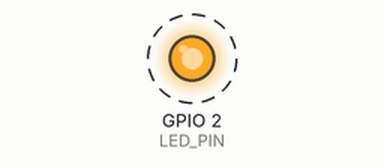
Bench run of a sketch on a simulated ESP32. On the bench: output pins drawn as LEDs (lit = HIGH). Dashed ring = blinking. What the sketch prints to the serial monitor is not drawn.

Above: at 0.5 s.
Timing chart, 0 to 4.6 s (numbered marks = the images above):
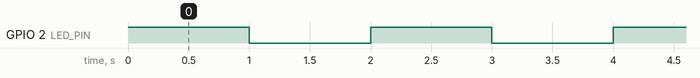

Measured:
- by itself, GPIO 2 (LED_PIN): alternates HIGH for 1.0 s and LOW for 1.0 s

The sketch:

Blink_LED.ino
```cpp
#define LED_PIN 2

//Decare task handle
TaskHandle_t BlinkTaskHandle=NULL;

void BlinkTask(void *parameter){
 for(;;){//Infinite loop
  digitalWrite(LED_PIN,HIGH);
  Serial.println("BlinkTask: LED ON");
  vTaskDelay(1000/portTICK_PERIOD_MS);
  digitalWrite(LED_PIN,LOW);
  Serial.println("BlinkTask: LED OFF");
  vTaskDelay(1000/portTICK_PERIOD_MS);
  Serial.println("BlinkTask running on core");
  Serial.println(xPortGetCoreID());

}
}

void setup() {
 Serial.begin(115200);
 pinMode(LED_PIN, OUTPUT);
 xTaskCreatePinnedToCore(
  BlinkTask,
  "BlinkTask",
  10000, // Stack size (bytes)
  NULL,
  1,
  &BlinkTaskHandle,
  1
 );
}

void loop() {
  // put your main code here, to run repeatedly:

}
```
